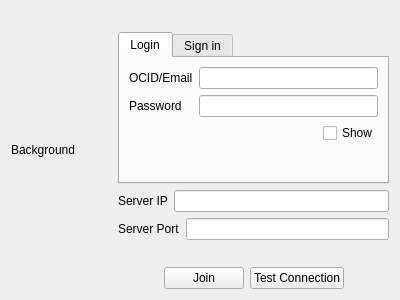
<?xml version="1.0" encoding="UTF-8"?>
<ui version="4.0">
 <class>Login</class>
 <widget class="QDialog" name="Login">
  <property name="geometry">
   <rect>
    <x>0</x>
    <y>0</y>
    <width>400</width>
    <height>300</height>
   </rect>
  </property>
  <property name="windowTitle">
   <string notr="true">Dialog</string>
  </property>
  <layout class="QHBoxLayout" name="horizontalLayout_4" stretch="3,8">
   <item>
    <widget class="QLabel" name="label">
     <property name="text">
      <string notr="true">Background</string>
     </property>
    </widget>
   </item>
   <item>
    <layout class="QVBoxLayout" name="verticalLayout">
     <item>
      <spacer name="verticalSpacer">
       <property name="orientation">
        <enum>Qt::Vertical</enum>
       </property>
       <property name="sizeHint" stdset="0">
        <size>
         <width>20</width>
         <height>40</height>
        </size>
       </property>
      </spacer>
     </item>
     <item>
      <widget class="QTabWidget" name="tabWidget">
       <property name="currentIndex">
        <number>0</number>
       </property>
       <widget class="QWidget" name="login">
        <attribute name="title">
         <string notr="true">Login</string>
        </attribute>
        <layout class="QFormLayout" name="formLayout_2">
         <item row="0" column="0">
          <widget class="QLabel" name="label_2">
           <property name="text">
            <string notr="true">OCID/Email</string>
           </property>
          </widget>
         </item>
         <item row="0" column="1">
          <widget class="QLineEdit" name="ocid_or_email">
           <property name="text">
            <string/>
           </property>
          </widget>
         </item>
         <item row="1" column="0">
          <widget class="QLabel" name="label_3">
           <property name="text">
            <string notr="true">Password</string>
           </property>
          </widget>
         </item>
         <item row="1" column="1">
          <widget class="QLineEdit" name="lineEdit_2">
           <property name="text">
            <string/>
           </property>
          </widget>
         </item>
         <item row="2" column="1">
          <layout class="QHBoxLayout" name="horizontalLayout_2">
           <item>
            <spacer name="horizontalSpacer_2">
             <property name="orientation">
              <enum>Qt::Horizontal</enum>
             </property>
             <property name="sizeHint" stdset="0">
              <size>
               <width>40</width>
               <height>20</height>
              </size>
             </property>
            </spacer>
           </item>
           <item>
            <widget class="QCheckBox" name="login_show_passoword">
             <property name="text">
              <string notr="true">Show</string>
             </property>
            </widget>
           </item>
          </layout>
         </item>
        </layout>
       </widget>
       <widget class="QWidget" name="sign_in">
        <attribute name="title">
         <string notr="true">Sign in</string>
        </attribute>
        <layout class="QFormLayout" name="formLayout">
         <item row="0" column="0">
          <widget class="QLabel" name="label_6">
           <property name="text">
            <string notr="true">Email</string>
           </property>
          </widget>
         </item>
         <item row="0" column="1">
          <widget class="QLineEdit" name="lineEdit_4">
           <property name="text">
            <string/>
           </property>
          </widget>
         </item>
         <item row="2" column="0">
          <widget class="QLabel" name="label_5">
           <property name="text">
            <string notr="true">Password</string>
           </property>
          </widget>
         </item>
         <item row="2" column="1">
          <widget class="QLineEdit" name="lineEdit_5">
           <property name="text">
            <string/>
           </property>
          </widget>
         </item>
         <item row="4" column="1">
          <layout class="QHBoxLayout" name="horizontalLayout">
           <item>
            <spacer name="horizontalSpacer">
             <property name="orientation">
              <enum>Qt::Horizontal</enum>
             </property>
             <property name="sizeHint" stdset="0">
              <size>
               <width>40</width>
               <height>20</height>
              </size>
             </property>
            </spacer>
           </item>
           <item>
            <widget class="QCheckBox" name="checkBox">
             <property name="text">
              <string notr="true">Show</string>
             </property>
            </widget>
           </item>
          </layout>
         </item>
         <item row="1" column="0">
          <widget class="QLabel" name="label_7">
           <property name="text">
            <string notr="true">Verify Code</string>
           </property>
          </widget>
         </item>
         <item row="1" column="1">
          <layout class="QHBoxLayout" name="horizontalLayout_5" stretch="3,2">
           <item>
            <widget class="QLineEdit" name="lineEdit">
             <property name="echoMode">
              <enum>QLineEdit::Normal</enum>
             </property>
            </widget>
           </item>
           <item>
            <widget class="QPushButton" name="pushButton">
             <property name="text">
              <string notr="true">Get</string>
             </property>
            </widget>
           </item>
          </layout>
         </item>
        </layout>
       </widget>
      </widget>
     </item>
     <item>
      <layout class="QHBoxLayout" name="horizontalLayout_3">
       <item>
        <widget class="QLabel" name="label_4">
         <property name="text">
          <string notr="true">Server IP</string>
         </property>
        </widget>
       </item>
       <item>
        <widget class="QLineEdit" name="lineEdit_3"/>
       </item>
      </layout>
     </item>
     <item>
      <layout class="QHBoxLayout" name="horizontalLayout_6">
       <item>
        <widget class="QLabel" name="label_8">
         <property name="text">
          <string notr="true">Server Port</string>
         </property>
        </widget>
       </item>
       <item>
        <widget class="QLineEdit" name="lineEdit_6"/>
       </item>
      </layout>
     </item>
     <item>
      <spacer name="verticalSpacer_2">
       <property name="orientation">
        <enum>Qt::Vertical</enum>
       </property>
       <property name="sizeHint" stdset="0">
        <size>
         <width>20</width>
         <height>40</height>
        </size>
       </property>
      </spacer>
     </item>
     <item>
      <layout class="QHBoxLayout" name="horizontalLayout_7">
       <item>
        <spacer name="horizontalSpacer_3">
         <property name="orientation">
          <enum>Qt::Horizontal</enum>
         </property>
         <property name="sizeHint" stdset="0">
          <size>
           <width>40</width>
           <height>20</height>
          </size>
         </property>
        </spacer>
       </item>
       <item>
        <widget class="QPushButton" name="pushButton_2">
         <property name="text">
          <string notr="true">Join</string>
         </property>
        </widget>
       </item>
       <item>
        <widget class="QPushButton" name="pushButton_3">
         <property name="text">
          <string notr="true">Test Connection</string>
         </property>
        </widget>
       </item>
       <item>
        <spacer name="horizontalSpacer_4">
         <property name="orientation">
          <enum>Qt::Horizontal</enum>
         </property>
         <property name="sizeHint" stdset="0">
          <size>
           <width>40</width>
           <height>20</height>
          </size>
         </property>
        </spacer>
       </item>
      </layout>
     </item>
    </layout>
   </item>
  </layout>
 </widget>
 <resources/>
 <connections/>
</ui>
